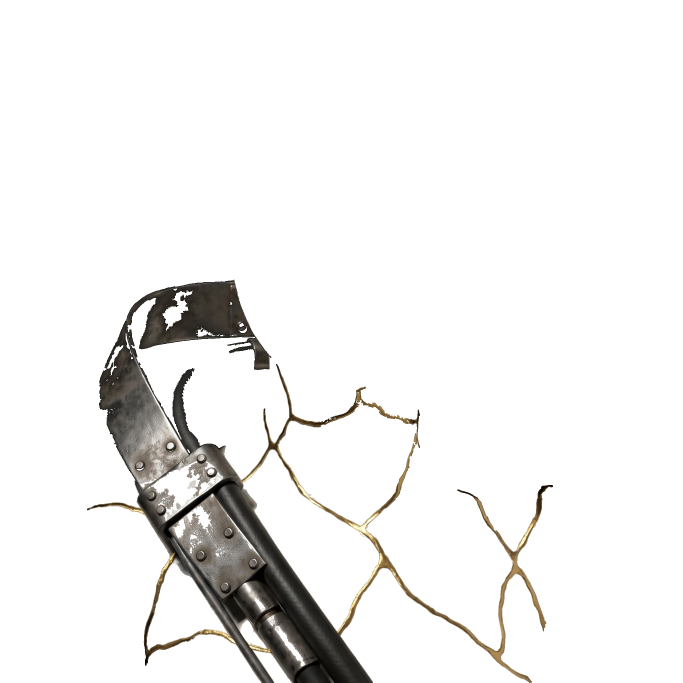
#> input picture collection/assets/layers/20_rear_anatomy/entity__hollow__implant__memory_spindle__v001.png, 2048 x 2048 px (shown at 1/3 size)
$ python -i build_fitted_overlays.py   (imports and definitions only)
#> lines starting #> are read from the running program, lines starting #| are printed output that depends on the picture; after the words box and inside, x2 and y2 are one past the last pixel; in counts of white or black regions, pixels touching at a corner belong together
#> further down, picture is the input picture: PIL image 2048x2048 RGBA; mean R, G, B, A 8.2, 7.6, 6.6, 22.7
#!/usr/bin/env python3
"""Deterministic fitted-overlay builder (Prototype Pass 3).

Replaces the faint spec-anchor geometric overlays (which float ~160 px off
the sculptural bases) with hardware drawn from MEASURED per-base anchors
(`collection/assets/attachment-anchors.json`: supervised socket readings +
auto neck/shoulder geometry).

Fitting rule: each overlay file is shared by the tokens listed in
CONSUMERS; the drawing uses the AVERAGE anchor across those tokens' bases,
with spans wide enough to sit on-structure for every consumer. Single-base
files are drawn tight. Every number traces to measured anchors; no blind
canvas constants except documented style weights (line widths, alphas).

Palette discipline (PRODUCTION-VISUAL-SPEC): graphite/metal/bone hardware,
vermilion ONLY for checksum_burn. No neon, no glow, no text.

Originals are backed up once to `collection/assets/sources/pass2-orig/`.
Output overwrites the v001 layer files in place (they are
CREATED_UNREVIEWED prototype plates, not validated art) and prints sha256.

Usage:
    collection/.venv/bin/python collection/scripts/build_fitted_overlays.py
"""
from __future__ import annotations

import hashlib
import io
import json
import shutil
from pathlib import Path

from PIL import Image, ImageDraw, ImageFilter
from PIL.PngImagePlugin import PngInfo

from asset_manifest import COLLECTION, LAYERS_DIR

N = 2048
# [1 line that did not run here, left out]

# Base keys (attachment-anchors.json) consuming each overlay file.
# Overlay filenames are entity-qualified; several serve two bases.
H_POR_SEALED = "human__material__porcelain__architecture__sealed"
H_BIO_DOUBLE = "human__material__biosynth__architecture__double_plane"
HO_POR_SEALED = "hollow__material__porcelain__architecture__sealed"
HO_CAR_SUSP = "hollow__material__carbon__architecture__suspended_core"
SP_PHA_SEALED = "specter__material__phase_glass__architecture__sealed"
SP_PHA_INSET = "specter__material__phase_glass__architecture__inset"
SP_PHA_SUSP = "specter__material__phase_glass__architecture__suspended_core"
SP_REC_DOUBLE = "specter__material__reconstructed__architecture__double_plane"
SY_REC_INSET = "synthetic__material__reconstructed__architecture__inset"

GRAPHITE = (34, 36, 38, 255)
METAL = (170, 174, 178, 255)
METAL_DIM = (120, 124, 128, 220)
BONE = (200, 192, 180, 255)
VERM = (148, 28, 18, 255)

BACKUP_DIR = COLLECTION / "assets" / "sources" / "pass2-orig"


def _png(im: Image.Image) -> bytes:
    info = PngInfo()
    info.add(b"sRGB", b"\x00")
    buf = io.BytesIO()
    r, g, b, a = im.convert("RGBA").split()
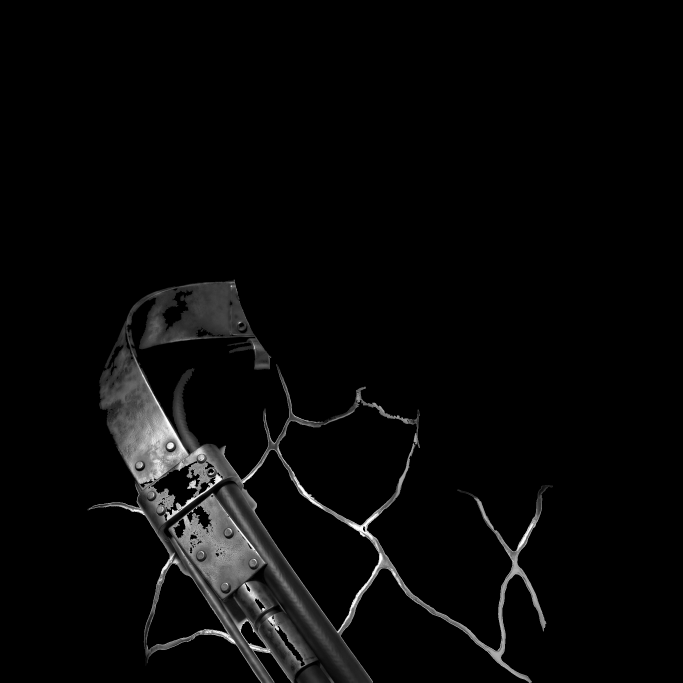
#> r: PIL image 2048x2048 L (shown at 1/3 size); min 0, max 255, mean 8.2
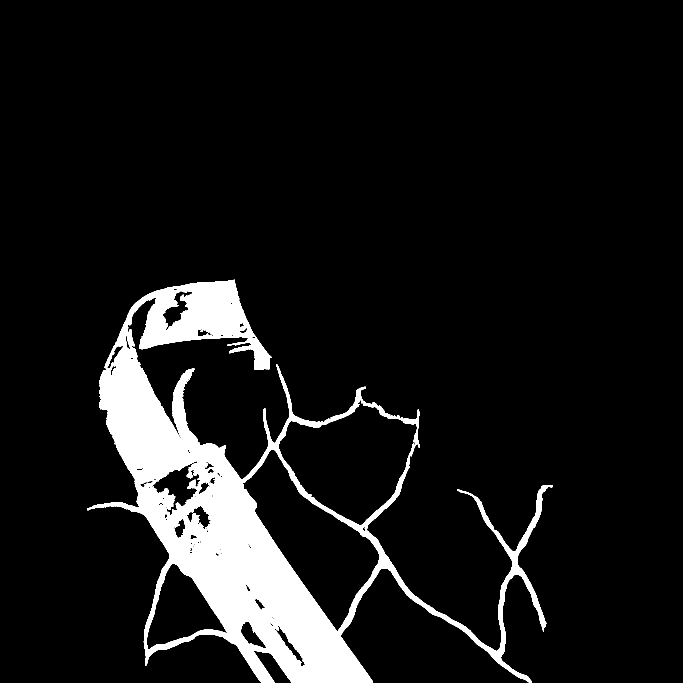
#> a: PIL image 2048x2048 L (shown at 1/3 size); 8.9% white; 1 white region, box (x1, y1, x2, y2) and area: (261, 839, 1659, 2048) 373801
    z = Image.new("L", im.size, 0)
#> z: PIL image 2048x2048 L; every value is 0
    im = Image.merge("RGBA", (Image.composite(r, z, a), Image.composite(g, z, a),
                              Image.composite(b, z, a), a))
    im.save(buf, format="PNG", optimize=False, compress_level=6, pnginfo=info)
    return buf.getvalue()


# [122 lines left out: functions avg, base_alpha, finish, backup, arch_sealed, arch_inset and 2 more, not called in this run]


ARCH = {
    "architecture__sealed__entity__human__v001.png": ([H_POR_SEALED], arch_sealed),
    "architecture__sealed__entity__hollow__v001.png": ([HO_POR_SEALED], arch_sealed),
    "architecture__sealed__entity__specter__v001.png": ([SP_PHA_SEALED], arch_sealed),
    "architecture__inset__entity__specter__v001.png": ([SP_PHA_INSET], arch_inset),
    "architecture__inset__entity__synthetic__v001.png": ([SY_REC_INSET], arch_inset),
    "architecture__double_plane__entity__human__v001.png": ([H_BIO_DOUBLE], arch_double),
    "architecture__double_plane__entity__specter__v001.png": ([SP_REC_DOUBLE], arch_double),
    "architecture__suspended_core__entity__hollow__v001.png": ([HO_CAR_SUSP], arch_suspended),
    "architecture__suspended_core__entity__specter__v001.png": ([SP_PHA_SUSP], arch_suspended),
}


# [80 lines left out: functions witness_seam, implant_antenna, implant_neural_cable, implant_spinal_bus, implant_root_port, implant_memory_spindle, not called in this run]


IMPLANT = {
    "implant__antenna__entity__human__v001.png": ([H_POR_SEALED, H_BIO_DOUBLE], implant_antenna),
    "implant__antenna__entity__hollow__v001.png": ([HO_POR_SEALED], implant_antenna),
    "implant__neural_cable__entity__human__v001.png": ([H_POR_SEALED], implant_neural_cable),
    "implant__neural_cable__entity__specter__v001.png": ([SP_PHA_SEALED, SP_PHA_INSET], implant_neural_cable),
    "implant__spinal_bus__entity__hollow__v001.png": ([HO_POR_SEALED], implant_spinal_bus),
    "implant__spinal_bus__entity__specter__v001.png": ([SP_REC_DOUBLE], implant_spinal_bus),
    "implant__root_port__entity__hollow__v001.png": ([HO_CAR_SUSP], implant_root_port),
    "implant__root_port__entity__specter__v001.png": ([SP_PHA_SUSP], implant_root_port),
    "implant__memory_spindle__entity__synthetic__v001.png": ([SY_REC_INSET], implant_memory_spindle),
}


# ---------------------------------------------------------------------------
# 20_rear_anatomy — behind-head structure: crown cables + neck bus.
# ---------------------------------------------------------------------------

# [17 lines left out: function rear_crown_bus, not called in this run]


REAR = {
    "entity__hollow__implant__antenna__v001.png": ([HO_POR_SEALED], ("antenna",)),
    "entity__hollow__implant__root_port__v001.png": ([HO_CAR_SUSP], ("root_port",)),
    "entity__hollow__implant__spinal_bus__v001.png": ([HO_POR_SEALED], ("spinal_bus",)),
    "entity__human__implant__antenna__v001.png": ([H_POR_SEALED, H_BIO_DOUBLE], ("antenna",)),
    "entity__human__implant__neural_cable__v001.png": ([H_POR_SEALED], ("neural_cable",)),
    "entity__specter__implant__neural_cable__v001.png": ([SP_PHA_SEALED, SP_PHA_INSET], ("neural_cable",)),
    "entity__specter__implant__root_port__v001.png": ([SP_PHA_SUSP], ("root_port",)),
    "entity__specter__implant__spinal_bus__v001.png": ([SP_REC_DOUBLE], ("spinal_bus",)),
    "entity__synthetic__implant__memory_spindle__v001.png": ([SY_REC_INSET], ("memory_spindle",)),
}


# ---------------------------------------------------------------------------
# 60_interface — face-mounted hardware, fitted to facial thirds.
# ---------------------------------------------------------------------------

# [73 lines left out: functions interface_null_mask, interface_respirator, interface_forensic_plate, interface_skeletal, interface_neural_veil, not called in this run]


INTERFACE = {
    "interface__null_mask__entity__human__v001.png": ([H_POR_SEALED], interface_null_mask),
    "interface__respirator__entity__human__v001.png": ([H_BIO_DOUBLE], interface_respirator),
    "interface__forensic_plate__entity__hollow__v001.png": ([HO_POR_SEALED, HO_CAR_SUSP], interface_forensic_plate),
    "interface__forensic_plate__entity__specter__v001.png": ([SP_PHA_SEALED], interface_forensic_plate),
    "interface__forensic_plate__entity__synthetic__v001.png": ([SY_REC_INSET], interface_forensic_plate),
    "interface__skeletal_interface__entity__hollow__v001.png": ([HO_POR_SEALED], interface_skeletal),
    "interface__neural_veil__entity__specter__v001.png": ([SP_REC_DOUBLE], interface_neural_veil),
}


# ---------------------------------------------------------------------------
# 80_corruption — bounded stencils clipped to the body mask of each base.
# ---------------------------------------------------------------------------

# [77 lines left out: functions _clip_to_body, corruption_scan_shear, corruption_packet_ghosting, corruption_checksum_burn, corruption_absence, not called in this run]


CORRUPTION = {
    "corruption__scan_shear__entity__human__v001.png": ([H_BIO_DOUBLE], corruption_scan_shear, H_BIO_DOUBLE),
    "corruption__scan_shear__entity__specter__v001.png": ([SP_PHA_INSET], corruption_scan_shear, SP_PHA_INSET),
    "corruption__packet_ghosting__entity__hollow__v001.png": ([HO_CAR_SUSP], corruption_packet_ghosting, HO_CAR_SUSP),
    "corruption__checksum_burn__entity__human__v001.png": ([H_BIO_DOUBLE], corruption_checksum_burn, H_BIO_DOUBLE),
    "corruption__absence__entity__hollow__v001.png": ([HO_POR_SEALED], corruption_absence, HO_POR_SEALED),
    "corruption__absence__entity__specter__v001.png": ([SP_PHA_SEALED], corruption_absence, SP_PHA_SEALED),
}


# ---------------------------------------------------------------------------
# 50_eyes — FRACTURED redraws; VOID-human donut fit.
# ---------------------------------------------------------------------------

# [31 lines left out: functions eyes_fractured_faced, eyes_fractured_hollow, not called in this run]


EYES = {
    "eyes__fractured__entity__specter__v001.png": ([SP_PHA_SEALED], eyes_fractured_faced),
    "eyes__fractured__entity__hollow__v001.png": ([HO_POR_SEALED, HO_CAR_SUSP], eyes_fractured_hollow),
}


# [80 lines left out: functions void_human_fit, _run_table, main, not called in this run]


# [2 lines not run here, left out]

>>> from PIL import Image
>>> picture = Image.open('../assets/layers/20_rear_anatomy/entity__hollow__implant__memory_spindle__v001.png')
>>> result = _png(picture)

$ run again, on collection/assets/layers/30_mantle/mantle__archive_coat__entity__specter__v001.png
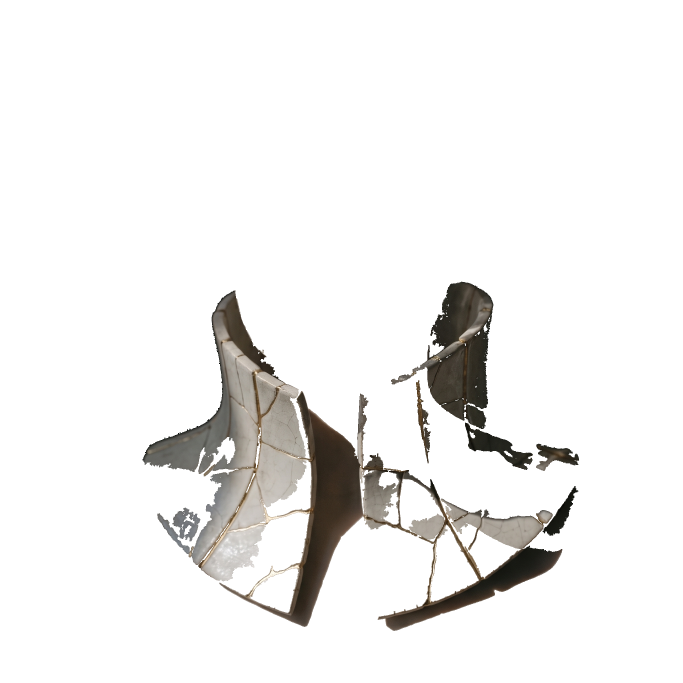
#> input picture collection/assets/layers/30_mantle/mantle__archive_coat__entity__specter__v001.png, 2048 x 2048 px (shown at 1/3 size)
#> picture is the input picture: PIL image 2048x2048 RGBA; mean R, G, B, A 11.3, 10.6, 9.5, 26.3
#> in _png, `r, g, b, a = im.convert("RGBA").split()`:
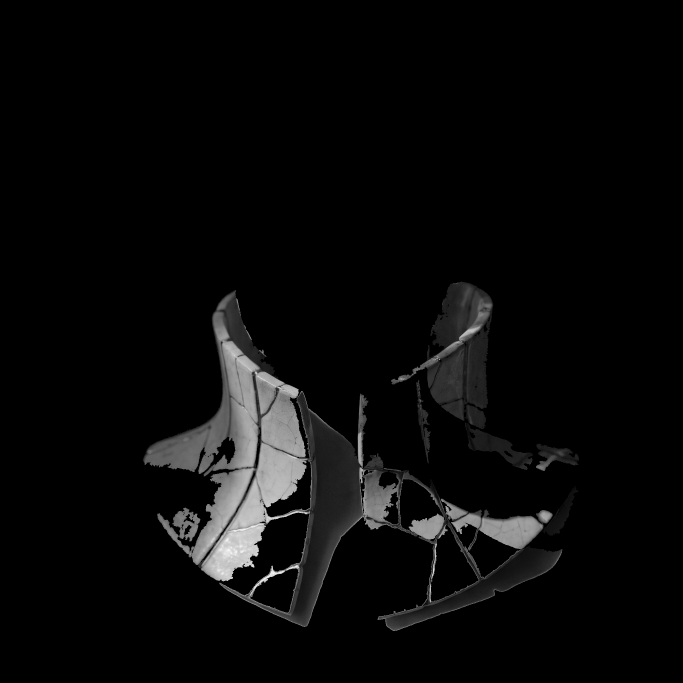
#> b: PIL image 2048x2048 L (shown at 1/3 size); min 0, max 252, mean 9.5
#> in _png, `r, g, b, a = im.convert("RGBA").split()`:
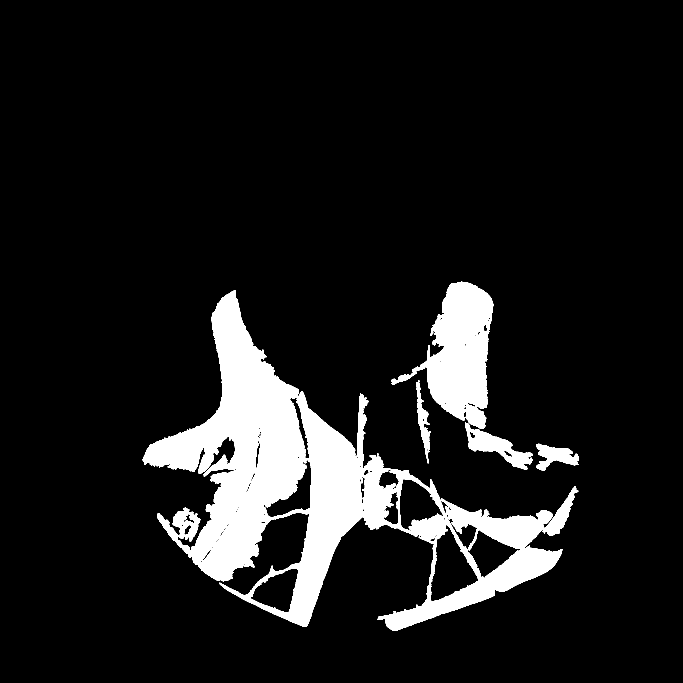
#> a: PIL image 2048x2048 L (shown at 1/3 size); 10.3% white; 7 white regions, largest, box (x1, y1, x2, y2) and area: (427, 871, 1687, 1893) 342181, (1173, 845, 1480, 1287) 63312, (1395, 1268, 1599, 1410) 9651
#> z: PIL image 2048x2048 L; every value is 0

$ run again, on collection/assets/layers/50_eyes/eyes__biometric__entity__human__v001.png
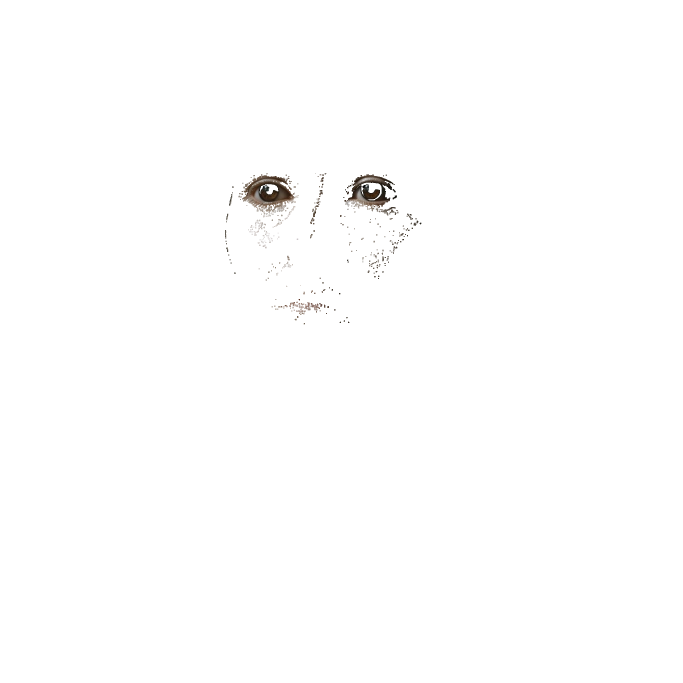
#> input picture collection/assets/layers/50_eyes/eyes__biometric__entity__human__v001.png, 2048 x 2048 px (shown at 1/3 size)
#> picture is the input picture: PIL image 2048x2048 RGBA; mean R, G, B, A 0.7, 0.6, 0.6, 1.7
#> in _png, `r, g, b, a = im.convert("RGBA").split()`:
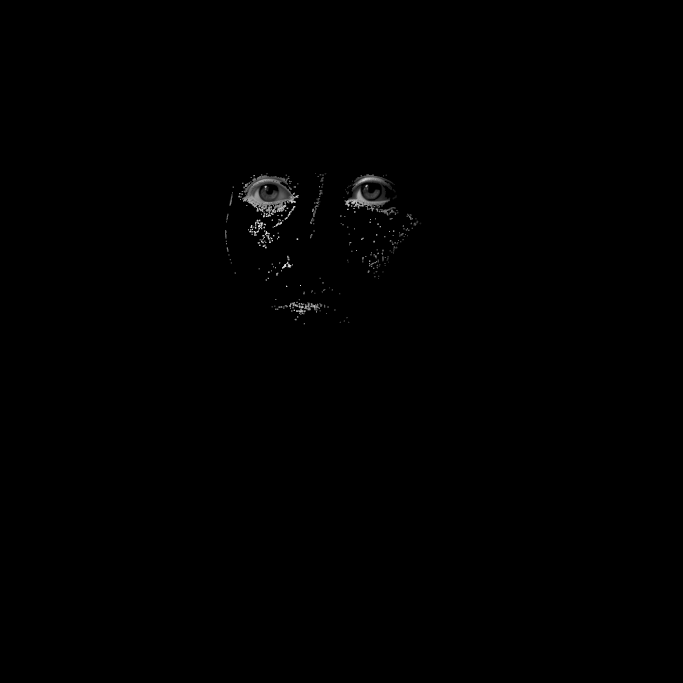
#> r: PIL image 2048x2048 L (shown at 1/3 size); min 0, max 246, mean 0.7
#> in _png, `r, g, b, a = im.convert("RGBA").split()`:
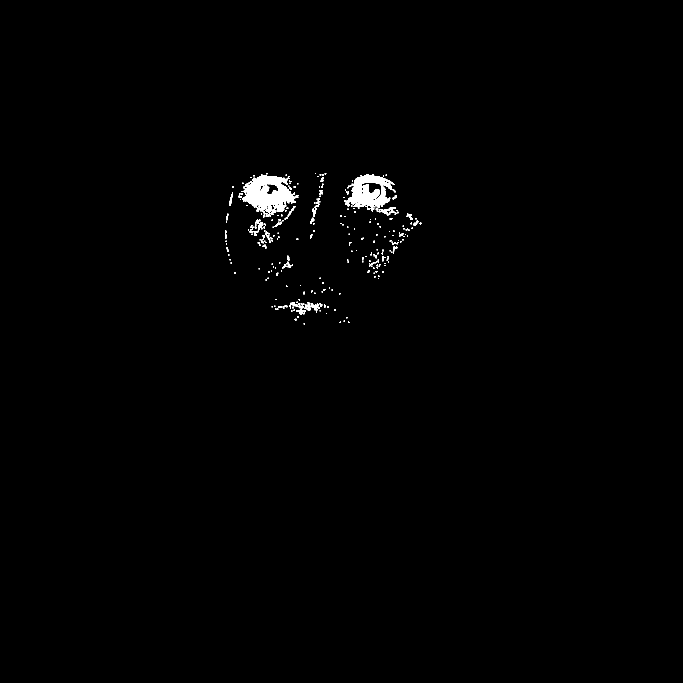
#> a: PIL image 2048x2048 L (shown at 1/3 size); 0.66% white; 343 white regions (216 under 20 px), largest, box (x1, y1, x2, y2) and area: (727, 526, 895, 641) 10647, (1033, 523, 1180, 626) 7973, (1143, 621, 1187, 647) 311
#> z: PIL image 2048x2048 L; every value is 0
